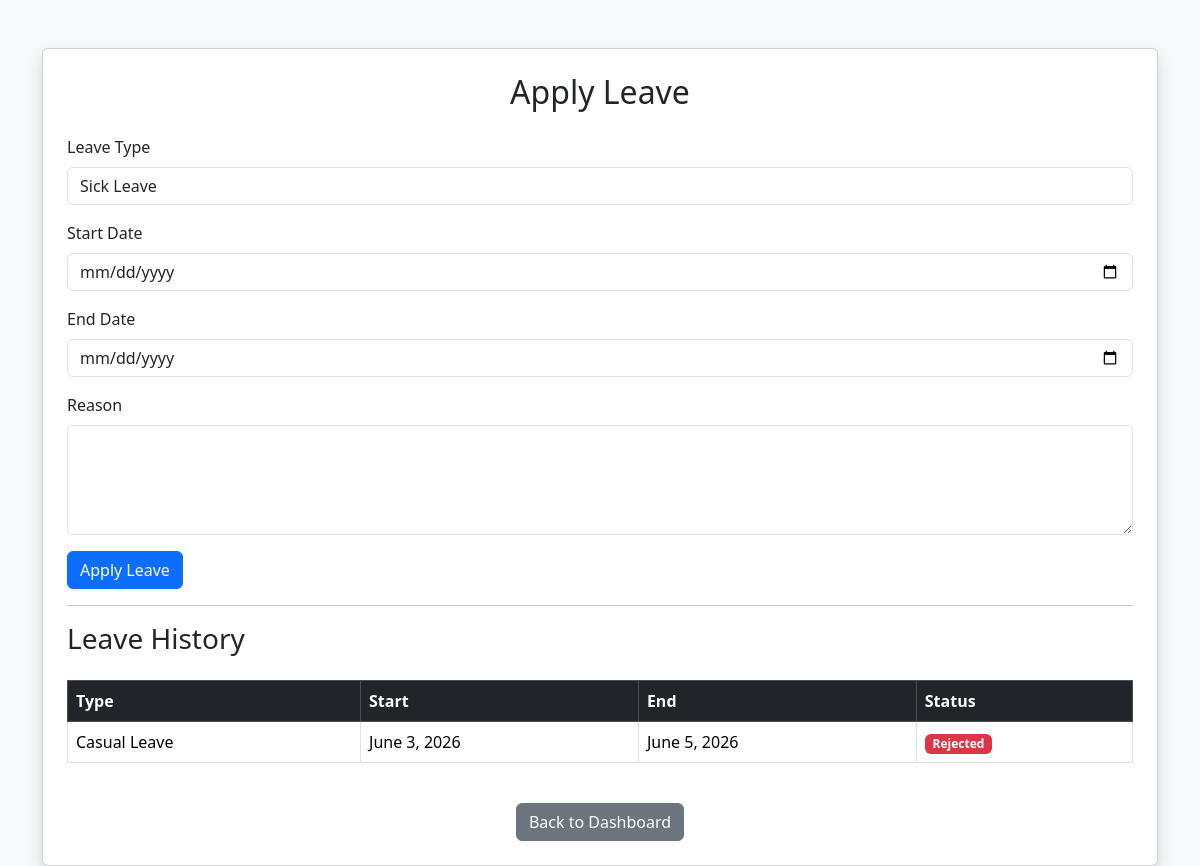
The app's page /leave/ (signed in) with its own data.
### employees/models.py (models this page shows, shortened)
class Leave(models.Model):
    STATUS_CHOICES = (
        ('Pending', 'Pending'),
        ('Approved', 'Approved'),
        ('Rejected', 'Rejected'),
    )
    employee = models.ForeignKey(
        Employee,
        on_delete=models.CASCADE
    )
    leave_type = models.CharField(
        max_length=50
    )
    start_date = models.DateField()
    end_date = models.DateField()
    reason = models.TextField()
    status = models.CharField(
        max_length=20,
        choices=STATUS_CHOICES,
        default='Pending'
    )
    created_at = models.DateTimeField(
        auto_now_add=True
    )

### employees/views.py (the view, shortened to what this page needs)
# urls.py: path('leave/', views.leave_view, name='leave'),
@login_required
def leave_view(request):
    employee = request.user.employee
    leaves = Leave.objects.filter(
        employee=employee
    ).order_by('-created_at')
    return render(
        request,
        'leave.html',
        {
            'leaves': leaves
        }
    )

### templates/leave.html (shortened to what this page needs)
<!DOCTYPE html>
<html lang="en">
<head>
    <link href="https://cdn.jsdelivr.net/npm/bootstrap@5.3.3/dist/css/bootstrap.min.css"
          rel="stylesheet">
</head>
<body class="bg-light">
<div class="container mt-5">
    <div class="card shadow p-4">
        <h2 class="text-center mb-4">
            Apply Leave
        </h2>
        <form method="POST">
            <div class="mb-3">
                <label class="form-label">
                    Leave Type
                </label>
                <select name="leave_type"
                        class="form-control">
                    <option>Sick Leave</option>
                </select>
            </div>
            <div class="mb-3">
                <label class="form-label">
                    Start Date
                </label>
                <input type="date"
                       name="start_date"
                       class="form-control"
                       required>
            </div>
            <div class="mb-3">
                <label class="form-label">
                    End Date
                </label>
                <input type="date"
                       name="end_date"
                       class="form-control"
                       required>
            </div>
            <div class="mb-3">
                <label class="form-label">
                    Reason
                </label>
                <textarea
                    name="reason"
                    class="form-control"
                    rows="4"
                    required></textarea>
            </div>
            <button type="submit"
                    class="btn btn-primary">
                Apply Leave
            </button>
        </form>
        <hr>
        <h3>
            Leave History
        </h3>
        <table class="table table-bordered mt-3">
            <thead class="table-dark">
            <tr>
                <th>Type</th>
                <th>Start</th>
                <th>End</th>
                <th>Status</th>
            </tr>
            </thead>
            <tbody>
            {% for leave in leaves %}
            <tr>
                <td>{{ leave.leave_type }}</td>
                <td>{{ leave.start_date }}</td>
                <td>{{ leave.end_date }}</td>
                <td>
                    {% if leave.status == "Approved" %}
                        <span class="badge bg-success">
                            Approved
                        </span>
                    {% elif leave.status == "Rejected" %}
                        <span class="badge bg-danger">
                            Rejected
                        </span>
                    {% else %}
                        <span class="badge bg-warning">
                            Pending
                        </span>
                    {% endif %}
                </td>
            </tr>
            {% endfor %}
            </tbody>
        </table>
        <div class="text-center mt-4">
            <a href="/dashboard/"
               class="btn btn-secondary">
                Back to Dashboard
            </a>
        </div>
    </div>
</div>
</body>
</html>

### records on screen
Leave: leave_type "Casual Leave", start_date "June 3, 2026", end_date "June 5, 2026", status "Rejected"
